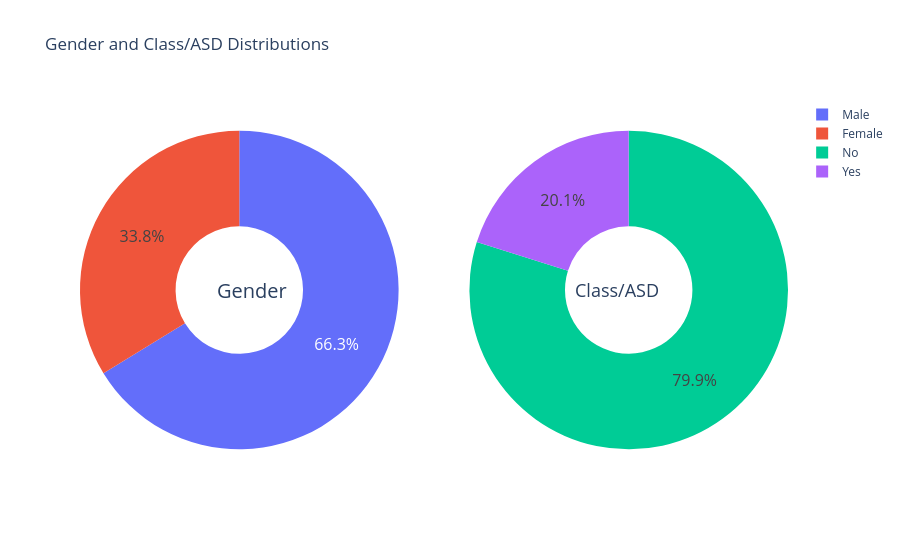

Notebook code cell kept with this figure:
### Markdown cell above
📊 Exploratory Data Analysis (EDA)

### Code cell
import plotly.graph_objects as go
from plotly.subplots import make_subplots
g_labels = ['Male', 'Female']
c_labels = ['No', 'Yes']
fig = make_subplots(rows=1, cols=2, specs=[[{'type':'domain'}, {'type':'domain'}]])
fig.add_trace(go.Pie(labels=g_labels, values=data['gender'].value_counts(), name="Gender"),
              1, 1)
fig.add_trace(go.Pie(labels=c_labels, values=data['Class/ASD'].value_counts(), name="Class/ASD"),
              1, 2)


fig.update_traces(hole=.4, hoverinfo="label+percent+name", textfont_size=16)

fig.update_layout(
    title_text="Gender and Class/ASD Distributions",

    annotations=[dict(text='Gender', x=0.19, y=0.5, font_size=20, showarrow=False),
                 dict(text='Class/ASD', x=0.82, y=0.5, font_size=18, showarrow=False)])
fig.show()


#The distribution between males and females is similar, but the response rate with ASD varies by gender.

#The ASD category is unevenly distributed → There is a possibility of an imbalance problem.

### Figure 1 — Plotly figure (JSON) as saved in the notebook; plotly's stock layout.template omitted (floating-point values rounded to 4 significant figures)
{"data": [{"domain": {"x": [0, 0.45], "y": [0, 1]}, "hole": 0.4, "hoverinfo": "label+percent+name", "labels": ["Male", "Female"], "name": "Gender", "textfont": {"size": 16}, "type": "pie", "values": [530, 270]}, {"domain": {"x": [0.55, 1], "y": [0, 1]}, "hole": 0.4, "hoverinfo": "label+percent+name", "labels": ["No", "Yes"], "name": "Class/ASD", "textfont": {"size": 16}, "type": "pie", "values": [639, 161]}], "layout": {"annotations": [{"font": {"size": 20}, "showarrow": false, "text": "Gender", "x": 0.19, "y": 0.5}, {"font": {"size": 18}, "showarrow": false, "text": "Class/ASD", "x": 0.82, "y": 0.5}], "title": {"text": "Gender and Class/ASD Distributions"}}}
